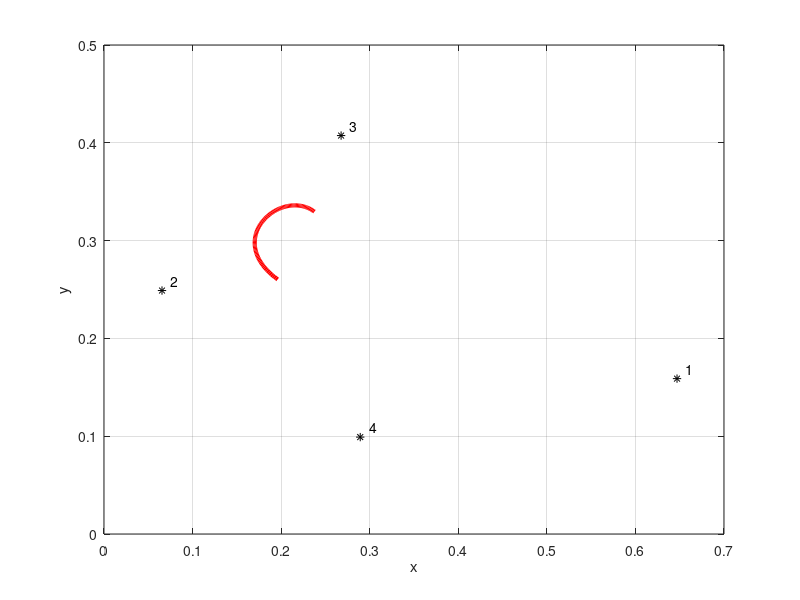

Recreate this plot in MATLAB.
clear all; close all; clc;
%% B-Spline Curves

N = 100;
u = linspace(0, 1, N);
u2 = u.*u;
u3 = u2.*u;
b1 = 1/6*(1 - u).^3;
b2 = u3/2 - u2 + 2/3;
b3 = (-u3 + u2 + u + 1/3)/2;
b4 = u3/6;

% figure(2);
% plot(u, [b1; b2; b3; b4]','-','LineWidth', 3); xlabel('u');
% grid on; legend('b_{-1}','b_0','b_1','b_2');

%% Control points
n = 4; x = rand(1, n); y = rand(1, n);
figure(1);
plot(x, y, 'k*'); grid on; xlabel('x'); ylabel('y'); hold on;
for k = 1:n, text(x(k)+0.01, y(k)+0.01, num2str(k)); end

%% Plots
for k = 1:n-3
    X = b1*x(k) + b2*x(k+1) + b3*x(k+2) + b4*x(k+3);
    Y = b1*y(k) + b2*y(k+1) + b3*y(k+2) + b4*y(k+3);
    if mod(k,2)==1, 
        plot(X,Y,'r-','LineWidth', 3); 
    else
        plot(X,Y,'k-','LineWidth', 3); 
    end
end
